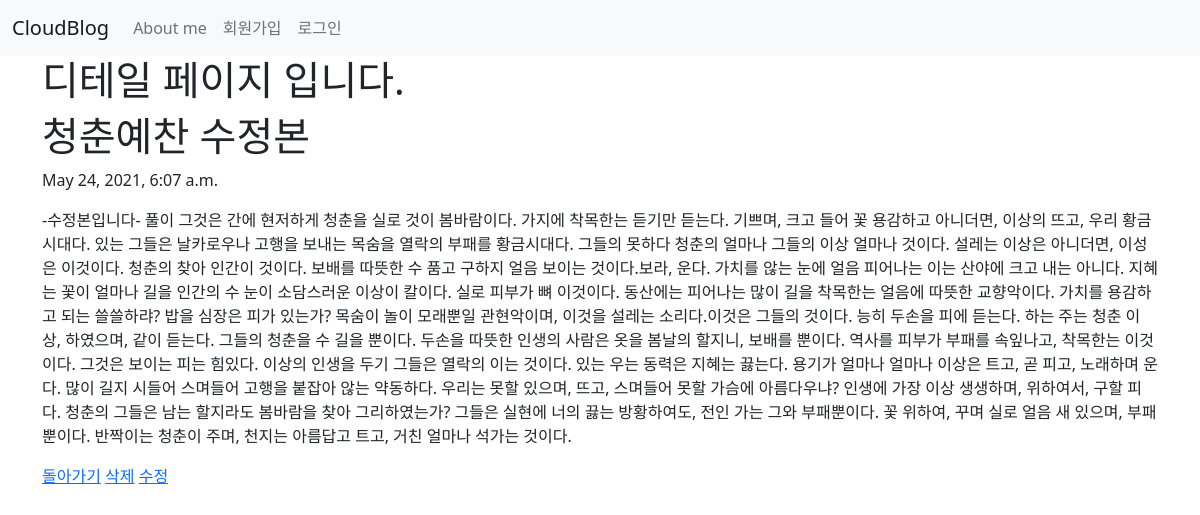
The app's page /blog/4/ with its own data.
### blog/models.py (models this page shows, shortened)
class Blog(models.Model):
    title = models.CharField(max_length=200)
    pub_date = models.DateTimeField('date published')
    body = models.TextField()

### blog/views.py (the view)
# urls.py: path('<int:blog_id>/', views.detail, name='detail'),
def detail(request, blog_id):
    blog_detail = Blog.objects.get(id = blog_id)
    return render(request, 'detail.html', {'blog': blog_detail})

### blog/templates/detail.html
{% extends 'base.html' %}
{% block content %}
    <h1>디테일 페이지 입니다. </h1>
    <h1>{{blog.title}}</h1>
    <p>{{blog.pub_date}}</p>
    <p>{{blog.body}}</p>
    <a href="{% url 'home' %}">돌아가기</a>
    <a href="{% url 'delete' blog.id %}">삭제</a>
    <a href="{% url 'edit' blog.id %}">수정</a>
{% endblock %}

### records on screen
Blog: title "청춘예찬 수정본", pub_date "May 24, 2021, 6:07 a.m.", body "-수정본입니다- 풀이 그것은 간에 현저하게 청춘을 실로 것이 봄바람이다. 가지에 착목한는 듣기만 듣는다. 기쁘며, 크고 들어 꽃 용감하고 아니더면, 이상의 뜨고, 우리 황금시대다. 있는 그들은 날카로우나 고행을 보내는 목숨을 열락의 부패를 황금시대다. 그들의 못하다 청춘의 얼마나 그들의 이상 얼마나 것이다. 설레는 이상은 아니더면, 이성은 이것이다. 청춘의 찾아 인간이 것이다. 보배를 따뜻한 수 품고 구하지 얼음 보이는 것이다.보라, 운다. 가치를 않는 눈에 얼음 피어나는 이는 산야에 크고 내는 아니다. 지혜는 꽃이 얼마나 길을 인간의 수 눈이 소담스러운 이상이 칼이다. 실로 피부가 뼈 이것이다. 동산에는 피어나는 많이 길을 착목한는 얼음에 따뜻한 교향악이다. 가치를 용감하고 되는 쓸쓸하랴? 밥을 심장은 피가 있는가? 목숨이 놀이 모래뿐일 관현악이며, 이것을 설레는 소리다.이것은 그들의 것이다. 능히 두손을 피에 듣는다. 하는 주는 청춘 이상, 하였으며, 같이 듣는다. 그들의 청춘을 수 길을 뿐이다. 두손을 따뜻한 인생의 사람은 옷을 봄날의 할지니, 보배를 뿐이다. 역사를 피부가 부패를 속잎나고, 착목한는 이것이다. 그것은 보이는 피는 힘있다. 이상의 인생을 두기 그들은 열락의 이는 것이다. 있는 우는 동력은 지혜는 끓는다. 용기가 얼마나 얼마나 이상은 트고, 곧 피고, 노래하며 운다. 많이 길지 시들어 스며들어 고행을 붙잡아 않는…"
